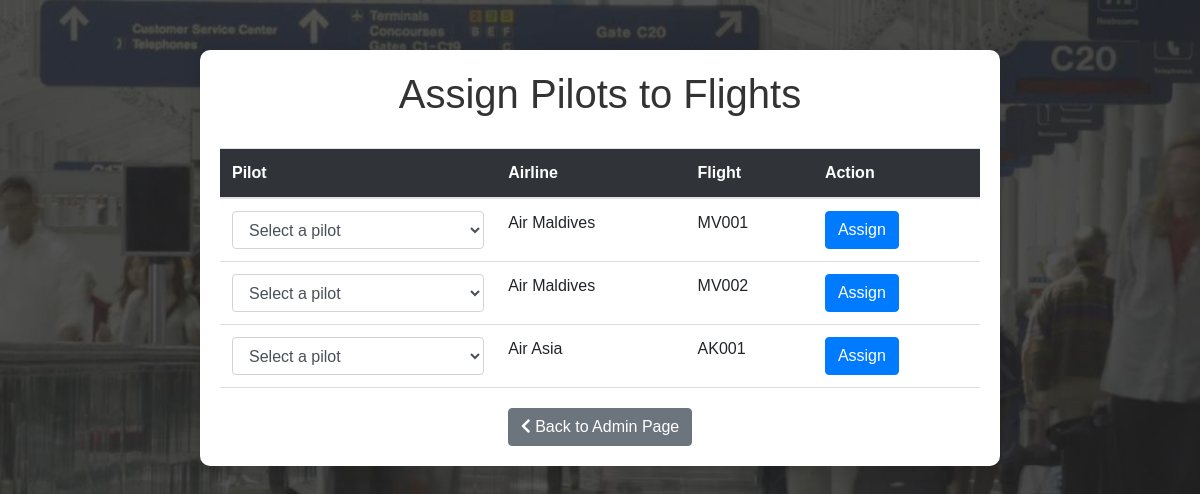
Page /assign on the earlier database version.
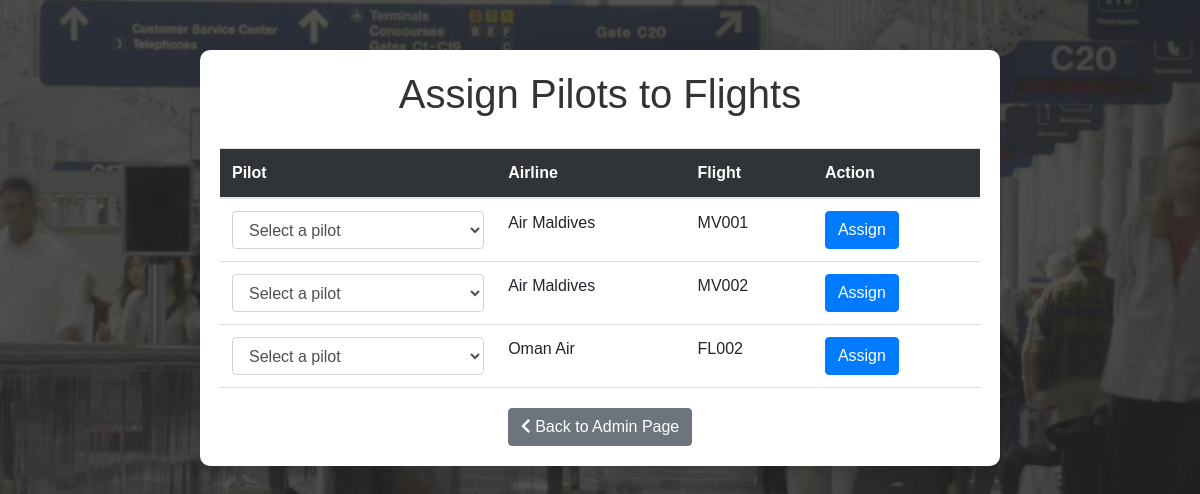
Same page on the later database version.
### tables this page shows
CREATE TABLE Flights (
            id INTEGER PRIMARY KEY AUTOINCREMENT,
            airline TEXT NOT NULL,
            flight_number TEXT NOT NULL,
            departure_time TEXT NOT NULL,
            departure_status TEXT NOT NULL,
            departure_lat REAL NOT NULL,
            departure_lon REAL NOT NULL,
            arrival_lat REAL NOT NULL,
            arrival_lon REAL NOT NULL,
            pilot_id TEXT
        );

### app.py (the view, shortened to what this page needs)
@app.route('/assign', methods=['GET', 'POST'])
def assign():
    conn = sqlite3.connect(DB_FILE)
    cursor = conn.cursor()
    cursor.execute("SELECT * FROM Users WHERE user_type = 'pilot'")
    pilots = cursor.fetchall()
    cursor.execute("SELECT * FROM Flights")
    flights = cursor.fetchall()
    conn.close()
    return render_template('assign.html', pilots=pilots, flights=flights)

### Templates/assign.html (shortened to what this page needs)
<!DOCTYPE html>
<html lang="en">
<head>
    <link rel="stylesheet" href="https://cdnjs.cloudflare.com/ajax/libs/font-awesome/5.15.4/css/all.min.css">
    <link rel="stylesheet" href="https://stackpath.bootstrapcdn.com/bootstrap/4.5.2/css/bootstrap.min.css">
</head>
<body>
    <div class="container">
        <h1>Assign Pilots to Flights</h1>
        <form method="POST">
            <table class="table">
                <thead>
                    <tr>
                        <th>Pilot</th>
                        <th>Airline</th>
                        <th>Flight</th>
                        <th>Action</th>
                    </tr>
                </thead>
                <tbody>
                    {% for flight in flights %}
                        <tr>
                            <td>
                                <select class="form-control" name="pilot_id_{{ flight[0] }}">
                                    <option value="" disabled selected>Select a pilot</option>
                                </select>
                            </td>
                            <td>{{ flight[1] }}</td>
                            <td>{{ flight[2] }}</td>
                            <td>
                                <button type="submit" class="btn btn-primary" name="assign" value="{{ flight[0] }}">Assign</button>
                            </td>
                        </tr>
                    {% endfor %}
                </tbody>
            </table>
        </form>
        <div class="back-button">
            <a href="/admin_home" class="btn btn-secondary"><i class="fas fa-chevron-left"></i> Back to Admin Page</a>
        </div>
    </div>
</body>
</html>

Differences in the rows shown:
removed Flights: airline "Air Asia", flight_number "AK001"
added Flights: airline "Oman Air", flight_number "FL002"
